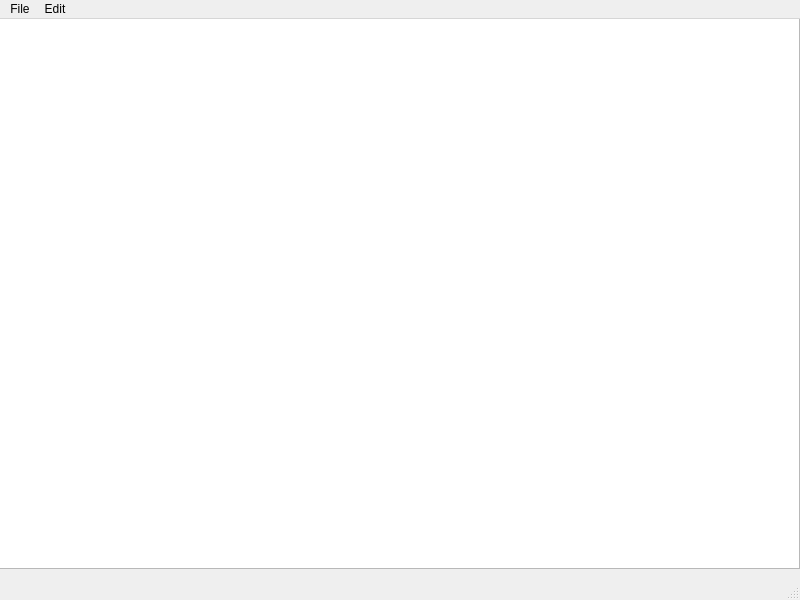
<?xml version="1.0" encoding="UTF-8"?>
<ui version="4.0">
 <class>MainWindow</class>
 <widget class="QMainWindow" name="MainWindow">
  <property name="geometry">
   <rect>
    <x>0</x>
    <y>0</y>
    <width>800</width>
    <height>600</height>
   </rect>
  </property>
  <property name="windowTitle">
   <string>MainWindow</string>
  </property>
  <widget class="QWidget" name="centralwidget">
   <widget class="QWidget" name="verticalLayoutWidget">
    <property name="geometry">
     <rect>
      <x>-1</x>
      <y>-1</y>
      <width>801</width>
      <height>551</height>
     </rect>
    </property>
    <layout class="QVBoxLayout" name="verticalLayout">
     <item>
      <widget class="QTextEdit" name="notepadEdit"/>
     </item>
    </layout>
   </widget>
  </widget>
  <widget class="QMenuBar" name="menubar">
   <property name="geometry">
    <rect>
     <x>0</x>
     <y>0</y>
     <width>800</width>
     <height>22</height>
    </rect>
   </property>
   <widget class="QMenu" name="menuFile">
    <property name="title">
     <string>File</string>
    </property>
    <addaction name="actionNew"/>
    <addaction name="actionOpen"/>
    <addaction name="actionSave_as"/>
    <addaction name="actionPrint"/>
    <addaction name="actionExit"/>
   </widget>
   <widget class="QMenu" name="menuEdit">
    <property name="title">
     <string>Edit</string>
    </property>
    <addaction name="actionCopy"/>
    <addaction name="actionPaste"/>
    <addaction name="actionCut"/>
    <addaction name="actionUndo"/>
    <addaction name="actionRedo"/>
   </widget>
   <addaction name="menuFile"/>
   <addaction name="menuEdit"/>
  </widget>
  <widget class="QStatusBar" name="statusbar"/>
  <action name="actionNew">
   <property name="icon">
    <iconset resource="Resources.qrc">
     <normaloff>:/imgs/icons/New.bmp</normaloff>:/imgs/icons/New.bmp</iconset>
   </property>
   <property name="text">
    <string>New</string>
   </property>
  </action>
  <action name="actionOpen">
   <property name="icon">
    <iconset resource="Resources.qrc">
     <normaloff>:/imgs/icons/Open.bmp</normaloff>:/imgs/icons/Open.bmp</iconset>
   </property>
   <property name="text">
    <string>Open</string>
   </property>
  </action>
  <action name="actionSave_as">
   <property name="icon">
    <iconset resource="Resources.qrc">
     <normaloff>:/imgs/icons/Save.bmp</normaloff>:/imgs/icons/Save.bmp</iconset>
   </property>
   <property name="text">
    <string>Save as</string>
   </property>
  </action>
  <action name="actionPrint">
   <property name="text">
    <string>Print</string>
   </property>
  </action>
  <action name="actionExit">
   <property name="text">
    <string>Exit</string>
   </property>
  </action>
  <action name="actionCopy">
   <property name="icon">
    <iconset resource="Resources.qrc">
     <normaloff>:/imgs/icons/Copy.bmp</normaloff>:/imgs/icons/Copy.bmp</iconset>
   </property>
   <property name="text">
    <string>Copy</string>
   </property>
  </action>
  <action name="actionPaste">
   <property name="icon">
    <iconset resource="Resources.qrc">
     <normaloff>:/imgs/icons/Paste.bmp</normaloff>:/imgs/icons/Paste.bmp</iconset>
   </property>
   <property name="text">
    <string>Paste</string>
   </property>
  </action>
  <action name="actionCut">
   <property name="icon">
    <iconset resource="Resources.qrc">
     <normaloff>:/imgs/icons/Cut.bmp</normaloff>:/imgs/icons/Cut.bmp</iconset>
   </property>
   <property name="text">
    <string>Cut</string>
   </property>
  </action>
  <action name="actionUndo">
   <property name="text">
    <string>Undo</string>
   </property>
  </action>
  <action name="actionRedo">
   <property name="text">
    <string>Redo</string>
   </property>
  </action>
 </widget>
 <resources>
  <include location="Resources.qrc"/>
 </resources>
 <connections/>
</ui>
